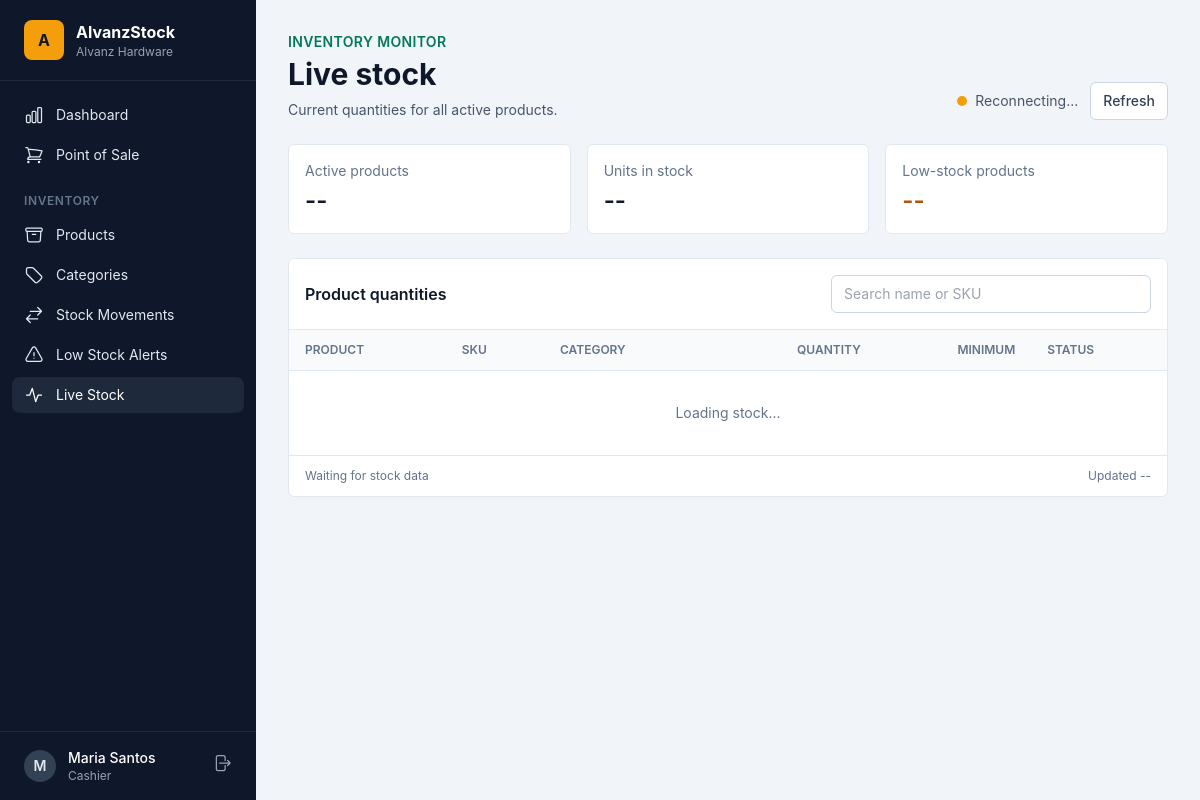
The page /real-time-stock/ (signed in) on the database its author committed.
### accounts/models.py (models this page shows, shortened)
class User(AbstractUser):
    class Role(models.TextChoices):
        MANAGER = "manager", "Manager"
        CASHIER = "cashier", "Cashier"
        STAFF = "staff", "Staff"
        STOCK_VIEWER = "stock_viewer", "Stock Viewer"
    role = models.CharField(max_length=20, choices=Role.choices, default=Role.STAFF)
    @property
    def is_manager(self):
        return self.role == self.Role.MANAGER or self.is_superuser
    @property
    def is_stock_viewer(self):
        return self.role == self.Role.STOCK_VIEWER

### inventory/views.py (the view)
# urls.py: path("real-time-stock/", views.real_time_stock, name="real_time_stock"),
@login_required
def real_time_stock(request):
    return render(request, "inventory/real_time_stock.html")

### templates/inventory/real_time_stock.html (shortened to what this page needs)
{% extends "base.html" %}
{% block content %}
  <div class="space-y-6" data-stock-url="{% url 'real_time_stock_data' %}">
    <div class="flex flex-col gap-4 sm:flex-row sm:items-end sm:justify-between">
      <div>
        <p class="text-sm font-semibold uppercase tracking-wide text-emerald-700">Inventory monitor</p>
        <h1 class="mt-1 text-3xl font-bold text-slate-900">Live stock</h1>
        <p class="mt-2 text-sm text-slate-600">Current quantities for all active products.</p>
      </div>
      <div class="flex items-center gap-3">
        <span class="flex items-center gap-2 text-sm text-slate-600">
          <span id="stock-status-dot" class="h-2.5 w-2.5 rounded-full bg-slate-400"></span>
          <span id="stock-status" role="status" aria-live="polite">Connecting...</span>
        </span>
        <button id="stock-refresh" type="button" class="rounded-md border border-slate-300 bg-white px-3 py-2 text-sm font-medium text-slate-700 hover:bg-slate-50">Refresh</button>
      </div>
    </div>
    <div class="grid gap-4 sm:grid-cols-3">
      <div class="rounded-md border border-slate-200 bg-white p-4">
        <p class="text-sm text-slate-500">Active products</p>
        <p id="stock-product-count" class="mt-1 text-2xl font-semibold">--</p>
      </div>
      <div class="rounded-md border border-slate-200 bg-white p-4">
        <p class="text-sm text-slate-500">Units in stock</p>
        <p id="stock-unit-count" class="mt-1 text-2xl font-semibold">--</p>
      </div>
      <div class="rounded-md border border-slate-200 bg-white p-4">
        <p class="text-sm text-slate-500">Low-stock products</p>
        <p id="stock-low-count" class="mt-1 text-2xl font-semibold text-amber-700">--</p>
      </div>
    </div>
    <div class="overflow-hidden rounded-md border border-slate-200 bg-white">
      <div class="flex flex-col gap-3 border-b border-slate-200 p-4 sm:flex-row sm:items-center sm:justify-between">
        <h2 class="font-semibold text-slate-900">Product quantities</h2>
        <input id="stock-search" type="search" placeholder="Search name or SKU" class="w-full rounded-md border border-slate-300 px-3 py-2 text-sm sm:max-w-xs">
      </div>
      <div class="overflow-x-auto">
        <table class="min-w-full divide-y divide-slate-200 text-left text-sm">
          <thead class="bg-slate-50 text-xs uppercase text-slate-500">
            <tr>
              <th class="px-4 py-3 font-semibold">Product</th>
              <th class="px-4 py-3 font-semibold">SKU</th>
              <th class="px-4 py-3 font-semibold">Category</th>
              <th class="px-4 py-3 text-right font-semibold">Quantity</th>
              <th class="px-4 py-3 text-right font-semibold">Minimum</th>
              <th class="px-4 py-3 font-semibold">Status</th>
            </tr>
          </thead>
          <tbody id="stock-table-body" class="divide-y divide-slate-100">
            <tr><td colspan="6" class="px-4 py-8 text-center text-slate-500">Loading stock...</td></tr>
          </tbody>
        </table>
      </div>
      <div class="flex flex-col gap-1 border-t border-slate-200 px-4 py-3 text-xs text-slate-500 sm:flex-row sm:justify-between">
        <span id="stock-result-count">Waiting for stock data</span>
        <span>Updated <time id="stock-updated-at">--</time></span>
      </div>
    </div>
  </div>
{% endblock %}

### templates/base.html (shortened to what this page needs)
{% load static %}
<!DOCTYPE html>
<html lang="en">
<head>
  <link rel="stylesheet" href="{% static 'css/output.css' %}">
</head>
<body class="bg-slate-100 text-slate-900 antialiased">
  {% if user.is_authenticated %}
  <div class="flex min-h-screen">
    <aside class="hidden lg:flex w-64 flex-col bg-slate-900 text-slate-200 fixed inset-y-0">
      <div class="flex items-center gap-3 px-6 py-5 border-b border-slate-800">
        <div class="w-10 h-10 rounded-lg bg-amber-500 flex items-center justify-center font-bold text-slate-900">A</div>
        <div>
          <div class="font-bold text-white">AlvanzStock</div>
          <div class="text-xs text-slate-400">Alvanz Hardware</div>
        </div>
      </div>
      <nav class="flex-1 px-3 py-4 space-y-1 text-sm">
        {% if user.is_stock_viewer %}
        <a href="{% url 'real_time_stock' %}" class="{% if request.resolver_match.url_name == 'real_time_stock' %}bg-slate-800 text-white{% else %}hover:bg-slate-800 hover:text-white{% endif %} flex items-center gap-3 rounded-lg px-3 py-2">
          <svg class="w-5 h-5" fill="none" stroke="currentColor" stroke-width="1.5" viewBox="0 0 24 24"><path stroke-linecap="round" stroke-linejoin="round" d="M3 12h4l3-8 4 16 3-8h4"/></svg>
          Live Stock
        </a>
        {% else %}
        <a href="{% url 'dashboard' %}" class="{% if request.resolver_match.url_name == 'dashboard' %}bg-slate-800 text-white{% else %}hover:bg-slate-800 hover:text-white{% endif %} flex items-center gap-3 rounded-lg px-3 py-2">
          Dashboard
        </a>
        <a href="{% url 'pos_screen' %}" class="{% if request.resolver_match.url_name == 'pos_screen' %}bg-slate-800 text-white{% else %}hover:bg-slate-800 hover:text-white{% endif %} flex items-center gap-3 rounded-lg px-3 py-2">
          Point of Sale
        </a>
        <div class="pt-4 pb-1 px-3 text-xs font-semibold uppercase tracking-wider text-slate-500">Inventory</div>
        <a href="{% url 'product_list' %}" class="{% if request.resolver_match.url_name == 'product_list' or request.resolver_match.url_name == 'product_detail' or request.resolver_match.url_name == 'product_create' or request.resolver_match.url_name == 'product_edit' %}bg-slate-800 text-white{% else %}hover:bg-slate-800 hover:text-white{% endif %} flex items-center gap-3 rounded-lg px-3 py-2">
          Products
        </a>
        <a href="{% url 'category_list' %}" class="{% if request.resolver_match.url_name == 'category_list' %}bg-slate-800 text-white{% else %}hover:bg-slate-800 hover:text-white{% endif %} flex items-center gap-3 rounded-lg px-3 py-2">
          Categories
        </a>
        <a href="{% url 'stock_transaction_list' %}" class="{% if request.resolver_match.url_name == 'stock_transaction_list' or request.resolver_match.url_name == 'stock_transaction_create' %}bg-slate-800 text-white{% else %}hover:bg-slate-800 hover:text-white{% endif %} flex items-center gap-3 rounded-lg px-3 py-2">
          <svg class="w-5 h-5" fill="none" stroke="currentColor" stroke-width="1.5" viewBox="0 0 24 24"><path stroke-linecap="round" stroke-linejoin="round" d="M7.5 21L3 16.5m0 0L7.5 12M3 16.5h13.5m0-13.5L21 7.5m0 0L16.5 12M21 7.5H7.5"/></svg>
          Stock Movements
        </a>
        <a href="{% url 'low_stock' %}" class="{% if request.resolver_match.url_name == 'low_stock' %}bg-slate-800 text-white{% else %}hover:bg-slate-800 hover:text-white{% endif %} flex items-center gap-3 rounded-lg px-3 py-2">
          Low Stock Alerts
        </a>
        <a href="{% url 'real_time_stock' %}" class="{% if request.resolver_match.url_name == 'real_time_stock' %}bg-slate-800 text-white{% else %}hover:bg-slate-800 hover:text-white{% endif %} flex items-center gap-3 rounded-lg px-3 py-2">
          <svg class="w-5 h-5" fill="none" stroke="currentColor" stroke-width="1.5" viewBox="0 0 24 24"><path stroke-linecap="round" stroke-linejoin="round" d="M3 12h4l3-8 4 16 3-8h4"/></svg>
          Live Stock
        </a>
        {% endif %}
      </nav>
      <div class="px-3 py-4 border-t border-slate-800">
        <div class="flex items-center gap-3 px-3">
          <div class="w-8 h-8 rounded-full bg-slate-700 flex items-center justify-center text-sm font-semibold">{{ user.get_full_name|default:user.username|first|upper }}</div>
          <div class="flex-1 min-w-0">
            <div class="text-sm font-medium text-white truncate">{{ user.get_full_name|default:user.username }}</div>
            <div class="text-xs text-slate-400 capitalize">{{ user.get_role_display }}</div>
          </div>
          <form method="post" action="{% url 'logout' %}">
            <button title="Log out" class="text-slate-400 hover:text-white">
              <svg class="w-5 h-5" fill="none" stroke="currentColor" stroke-width="1.5" viewBox="0 0 24 24"><path stroke-linecap="round" stroke-linejoin="round" d="M15.75 9V5.25A2.25 2.25 0 0013.5 3h-6a2.25 2.25 0 00-2.25 2.25v13.5A2.25 2.25 0 007.5 21h6a2.25 2.25 0 002.25-2.25V15m3 0l3-3m0 0l-3-3m3 3H9"/></svg>
            </button>
          </form>
        </div>
      </div>
    </aside>
    <div class="flex-1 lg:ml-64">
      <main class="p-4 lg:p-8">
        {% block content %}{% endblock %}
      </main>
    </div>
  </div>
  {% else %}
    {% block bare %}{% endblock %}
  {% endif %}
</body>
</html>

### rows shown on the page
User: get_full_name|first "M", get_full_name "Maria Santos", role "Cashier"
